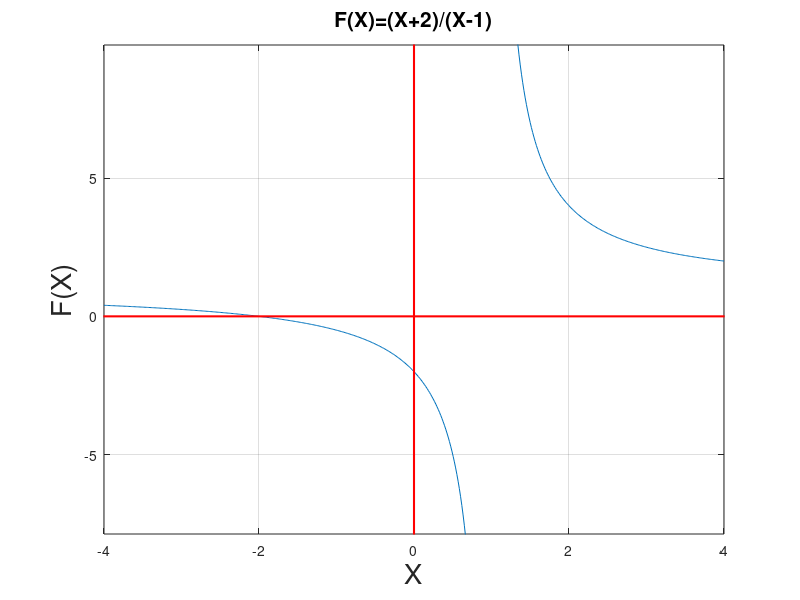

MATLAB code for this plot:
% Octave Script
% Title			    :FUNCIONES ALGEBRAICAS: POLINOMIALES Y RACIONALES
% Description		:DETERMINAR FUNCIONES
% Author		    :ANGEL JESUS SANTIAGO HERNANDEZ
% Date		    	:19/11/2021
% Version		    :2
% Usage			    :DRAKJESUS
%Notes:        Se necesita el programa Octave, usar su linea de comando
%              https://octaveintro.readthedocs.io/en/latest/index.html


clear 
p=[1 2]
roots(p)
disp('LA RAIZ ES: -2');
disp('ES UNA FUNCION RACIONAL.');
disp('Donde f(x)=0 es: (-2,0)');
ezplot('(x+2)./(x-1)',[-4 4]);
hold on;
grid on;
plot([-20 20],[0 0],'r-',"linewidth",1.5,"markersize",8);
plot([0 0],[-30 30],'r-',"linewidth",1.5,"markersize",8);
hold off;
title("F(X)=(X+2)/(X-1)",'FontSize',15);
xlabel("X",'FontSize',20);
ylabel("F(X)",'FontSize',20);